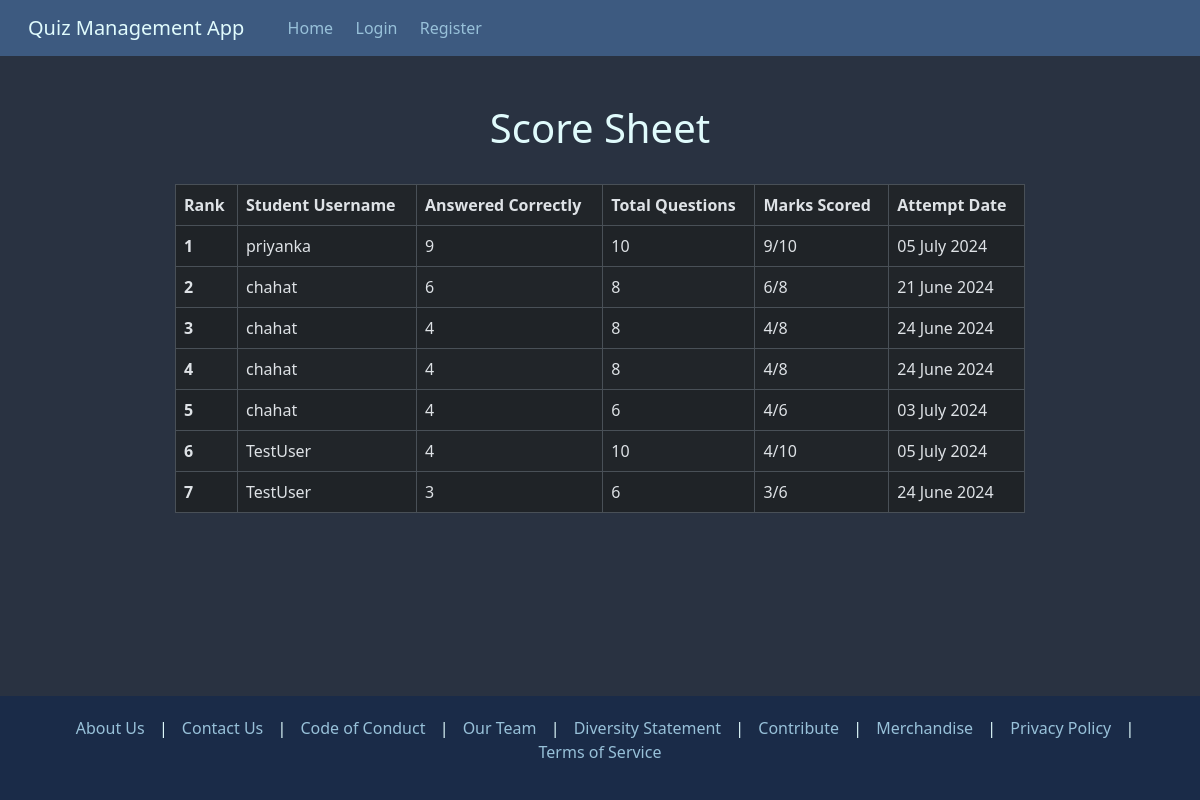
/management/scoresheet/, run on the app's committed database.
### quiz/models.py (models this page shows, shortened)
class Mark(models.Model):
    total = models.IntegerField(blank=False)
    got = models.IntegerField(blank=False, default=0)
    user = models.ForeignKey(to=User, on_delete=models.SET_NULL, null=True)
    attempt_date = models.DateTimeField(default = timezone.now)

### management/views.py (the view)
# urls.py: path("scoresheet/", views.Scoresheet.as_view(), name="scoresheet"),
class Scoresheet(View):
    def get(self, request):
        results = Mark.objects.all().order_by("-got")[:7] #Only render the first 7 results
        return render(request, template_name="management/scoresheet.html", context={"results": results})

### management/templates/management/scoresheet.html (shortened to what this page needs)
{% extends 'base.html' %}
{% block body %}
<div class="container mt-5 mb-5">
  <div class="row">
    <h1 class="text-center">Score Sheet</h1>
  </div>
  <br>
  <div class="row justify-content-center">
    <div class="table-container">
      <table class="table table-striped table-hover table-bordered" style="width: 850px; margin: 0 auto;">
        <thead>
          <tr>
            <th scope="col">Rank</th>
            <th scope="col">Student Username</th>
            <th scope="col">Answered Correctly</th>
            <th scope="col">Total Questions</th>
            <th scope="col">Marks Scored</th>
            <th scope="col">Attempt Date</th>
          </tr>
        </thead>
        <tbody>
          {% for result in results %}
          <tr>
            <th scope="row">{{ forloop.counter }}</th>
            <td>{{ result.user.username }}</td>
            <td>{{ result.got }}</td>
            <td>{{ result.total }}</td>
            <td>{{ result.got }}/{{ result.total }}</td>
            <td>{{ result.attempt_date|date:"d F Y" }}</td>
          </tr>
          {% endfor %}
        </tbody>
      </table>
    </div>
  </div>
</div>
{% endblock %}

### templates/base.html (shortened to what this page needs)
<!DOCTYPE html>
<html lang="en" data-bs-theme="dark">
<head>
  {% load static %}
  <link href="{% static 'css/bootstrap.css' %}" rel="stylesheet">
  <link href="{% static 'css/layout.css' %}" rel="stylesheet">
</head>
<body>
  <nav class="navbar navbar-expand-lg navbar-dark bg-dark sticky-top">
    <div class="container-fluid">
      <a class="navbar-brand" href="/">Quiz Management App</a>
      <div class="collapse navbar-collapse" id="navbarNav">
        <ul class="navbar-nav">
          {% if request.user.is_authenticated %}
          {% if request.user.is_staff %}
          <li class="nav-item">
            <a class="nav-link text-center" href="/">Home</a>
          </li>
          <li class="nav-item">
            <a class="nav-link text-center" href="{% url 'controls' %}">Controls</a>
          </li>
          <li class="nav-item">
            <a class="nav-link text-center" href="{% url 'add_question' %}">Questionnaire</a>
          </li>
          <li class="nav-item">
            <a class="nav-link text-center" href="{% url 'scoresheet' %}">Score Sheet</a>
          </li>
          {% else %}
          <li class="nav-item">
            <a class="nav-link text-center" href="/">Home</a>
          </li>
          <li class="nav-item">
            <a class="nav-link text-center" href="{% url 'quiz' %}">Quiz</a>
          </li>
          <li class="nav-item">
            <a class="nav-link text-center" href="{% url 'attempts' %}">Result</a>
          </li>
          {% endif %}
          <li class="nav-item">
            <a class="nav-link text-center" href="{% url 'logout' %}">Logout</a>
          </li>
          {% else %}
          <li class="nav-item">
            <a class="nav-link text-center" href="/">Home</a>
          </li>
          <li class="nav-item">
            <a class="nav-link text-center" href="{% url 'login' %}">Login</a>
          </li>
          <li class="nav-item">
            <a class="nav-link text-center" href="{% url 'register' %}">Register</a>
          </li>
          {% endif %}
        </ul>
      </div>
    </div>
  </nav>
  <div id="content-wrapper">
    {% block body %}{% endblock %}
  </div>
  <footer class="footer">
    <div class="container">
      <p>
        <a href="#">About Us</a> |
        <a href="#">Contact Us</a> |
        <a href="#">Code of Conduct</a> |
        <a href="#">Our Team</a> |
        <a href="#">Diversity Statement</a> |
        <a href="#">Contribute</a> |
        <a href="#">Merchandise</a> |
        <a href="#">Privacy Policy</a> |
        <a href="#">Terms of Service</a>
      </p>
    </div>
  </footer>
</body>
</html>

### static/css/layout.css (style rules this page uses)
.navbar .navbar-nav .nav-link { padding: 0.6em; }
.navbar .navbar-brand { padding: 0 0.6em; }
@media only screen and (min-width: 992px) { .navbar { padding: 0; } }
@media only screen and (min-width: 992px) { .navbar .navbar-nav .nav-link { padding: 1em 0.7em; } }
@media only screen and (min-width: 992px) { .navbar .navbar-brand { padding: 0 0.8em; } }
@media only screen and (min-width: 992px) { .navbar .navbar-nav .nav-link { padding: 1em 0.7em; transition: all 0.5s; } }

### data on the page
Mark: user.username "priyanka", got "9", total "10", attempt_date "05 July 2024"
Mark: user.username "chahat", got "6", total "8", attempt_date "21 June 2024"
Mark: user.username "chahat", got "4", total "8", attempt_date "24 June 2024"
Mark: user.username "chahat", got "4", total "8", attempt_date "24 June 2024"
Mark: user.username "chahat", got "4", total "6", attempt_date "03 July 2024"
Mark: user.username "TestUser", got "4", total "10", attempt_date "05 July 2024"
Mark: user.username "TestUser", got "3", total "6", attempt_date "24 June 2024"
